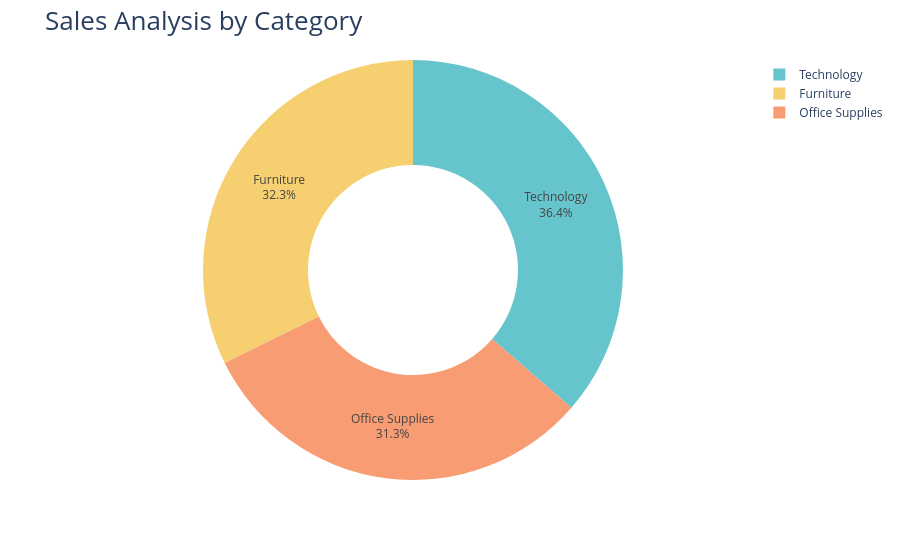

The notebook cell this image was saved under:
### Markdown cell above
Sales Analysis by Category

### Code cell
sales_by_category = df.groupby('Category')['Sales'].sum().reset_index()
fig = px.pie(sales_by_category,
             values = 'Sales',
             names = 'Category',
             hole = 0.5,
             color_discrete_sequence=px.colors.qualitative.Pastel)
fig.update_traces(textposition = 'inside',textinfo = 'percent+label')
fig.update_layout(title = 'Sales Analysis by Category',title_font=dict(size=26))
fig.show()

### Figure 1 — Plotly figure (JSON) as saved in the notebook; plotly's stock layout.template omitted (floating-point values rounded to 4 significant figures)
{"data": [{"domain": {"x": [0, 1], "y": [0, 1]}, "hole": 0.5, "hovertemplate": "Category=%{label}<br>Sales=%{value}<extra></extra>", "labels": ["Furniture", "Office Supplies", "Technology"], "legendgroup": "", "name": "", "showlegend": true, "textinfo": "percent+label", "textposition": "inside", "type": "pie", "values": [742000.0, 719000.0, 836200.0]}], "layout": {"legend": {"tracegroupgap": 0}, "margin": {"t": 60}, "piecolorway": ["rgb(102, 197, 204)", "rgb(246, 207, 113)", "rgb(248, 156, 116)", "rgb(220, 176, 242)", "rgb(135, 197, 95)", "rgb(158, 185, 243)", "rgb(254, 136, 177)", "rgb(201, 219, 116)", "rgb(139, 224, 164)", "rgb(180, 151, 231)", "rgb(179, 179, 179)"], "title": {"font": {"size": 26}, "text": "Sales Analysis by Category"}}}
